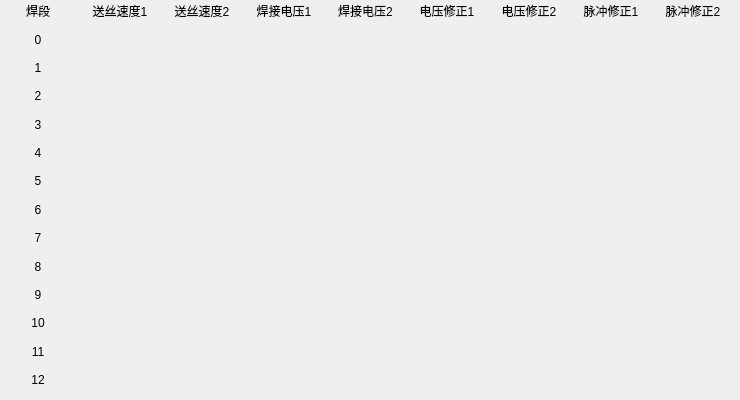
     <widget class="QWidget" name="C2_2">
      <attribute name="title">
       <string>C2</string>
      </attribute>
      <widget class="QWidget" name="layoutWidget_18">
       <property name="geometry">
        <rect>
         <x>0</x>
         <y>0</y>
         <width>731</width>
         <height>391</height>
        </rect>
       </property>
       <layout class="QGridLayout" name="gridLayout_22">
        <item row="0" column="0">
         <widget class="QLabel" name="label_665">
          <property name="sizePolicy">
           <sizepolicy hsizetype="Preferred" vsizetype="Preferred">
            <horstretch>0</horstretch>
            <verstretch>0</verstretch>
           </sizepolicy>
          </property>
          <property name="text">
           <string>焊段</string>
          </property>
          <property name="alignment">
           <set>Qt::AlignCenter</set>
          </property>
         </widget>
        </item>
        <item row="0" column="1">
         <widget class="QLabel" name="label_666">
          <property name="sizePolicy">
           <sizepolicy hsizetype="Preferred" vsizetype="Preferred">
            <horstretch>0</horstretch>
            <verstretch>0</verstretch>
           </sizepolicy>
          </property>
          <property name="text">
           <string>送丝速度1</string>
          </property>
          <property name="alignment">
           <set>Qt::AlignCenter</set>
          </property>
         </widget>
        </item>
        <item row="0" column="2">
         <widget class="QLabel" name="label_667">
          <property name="sizePolicy">
           <sizepolicy hsizetype="Preferred" vsizetype="Preferred">
            <horstretch>0</horstretch>
            <verstretch>0</verstretch>
           </sizepolicy>
          </property>
          <property name="text">
           <string>送丝速度2</string>
          </property>
          <property name="alignment">
           <set>Qt::AlignCenter</set>
          </property>
         </widget>
        </item>
        <item row="0" column="3">
         <widget class="QLabel" name="label_668">
          <property name="sizePolicy">
           <sizepolicy hsizetype="Preferred" vsizetype="Preferred">
            <horstretch>0</horstretch>
            <verstretch>0</verstretch>
           </sizepolicy>
          </property>
          <property name="text">
           <string>焊接电压1</string>
          </property>
          <property name="alignment">
           <set>Qt::AlignCenter</set>
          </property>
         </widget>
        </item>
        <item row="0" column="4">
         <widget class="QLabel" name="label_669">
          <property name="sizePolicy">
           <sizepolicy hsizetype="Preferred" vsizetype="Preferred">
            <horstretch>0</horstretch>
            <verstretch>0</verstretch>
           </sizepolicy>
          </property>
          <property name="text">
           <string>焊接电压2</string>
          </property>
          <property name="alignment">
           <set>Qt::AlignCenter</set>
          </property>
         </widget>
        </item>
        <item row="0" column="5">
         <widget class="QLabel" name="label_670">
          <property name="sizePolicy">
           <sizepolicy hsizetype="Preferred" vsizetype="Preferred">
            <horstretch>0</horstretch>
            <verstretch>0</verstretch>
           </sizepolicy>
          </property>
          <property name="text">
           <string>电压修正1</string>
          </property>
          <property name="alignment">
           <set>Qt::AlignCenter</set>
          </property>
         </widget>
        </item>
        <item row="0" column="6">
         <widget class="QLabel" name="label_671">
          <property name="sizePolicy">
           <sizepolicy hsizetype="Preferred" vsizetype="Preferred">
            <horstretch>0</horstretch>
            <verstretch>0</verstretch>
           </sizepolicy>
          </property>
          <property name="text">
           <string>电压修正2</string>
          </property>
          <property name="alignment">
           <set>Qt::AlignCenter</set>
          </property>
         </widget>
        </item>
        <item row="0" column="7">
         <widget class="QLabel" name="label_672">
          <property name="sizePolicy">
           <sizepolicy hsizetype="Preferred" vsizetype="Preferred">
            <horstretch>0</horstretch>
            <verstretch>0</verstretch>
           </sizepolicy>
          </property>
          <property name="text">
           <string>脉冲修正1</string>
          </property>
          <property name="alignment">
           <set>Qt::AlignCenter</set>
          </property>
         </widget>
        </item>
        <item row="0" column="8">
         <widget class="QLabel" name="label_673">
          <property name="sizePolicy">
           <sizepolicy hsizetype="Preferred" vsizetype="Preferred">
            <horstretch>0</horstretch>
            <verstretch>0</verstretch>
           </sizepolicy>
          </property>
          <property name="text">
           <string>脉冲修正2</string>
          </property>
          <property name="alignment">
           <set>Qt::AlignCenter</set>
          </property>
         </widget>
        </item>
        <item row="1" column="0">
         <widget class="QLabel" name="label_674">
          <property name="text">
           <string>0</string>
          </property>
          <property name="alignment">
           <set>Qt::AlignCenter</set>
          </property>
         </widget>
        </item>
        <item row="2" column="0">
         <widget class="QLabel" name="label_675">
          <property name="text">
           <string>1</string>
          </property>
          <property name="alignment">
           <set>Qt::AlignCenter</set>
          </property>
         </widget>
        </item>
        <item row="3" column="0">
         <widget class="QLabel" name="label_676">
          <property name="text">
           <string>2</string>
          </property>
          <property name="alignment">
           <set>Qt::AlignCenter</set>
          </property>
         </widget>
        </item>
        <item row="4" column="0">
         <widget class="QLabel" name="label_677">
          <property name="text">
           <string>3</string>
          </property>
          <property name="alignment">
           <set>Qt::AlignCenter</set>
          </property>
         </widget>
        </item>
        <item row="5" column="0">
         <widget class="QLabel" name="label_678">
          <property name="text">
           <string>4</string>
          </property>
          <property name="alignment">
           <set>Qt::AlignCenter</set>
          </property>
         </widget>
        </item>
        <item row="6" column="0">
         <widget class="QLabel" name="label_679">
          <property name="text">
           <string>5</string>
          </property>
          <property name="alignment">
           <set>Qt::AlignCenter</set>
          </property>
         </widget>
        </item>
        <item row="7" column="0">
         <widget class="QLabel" name="label_680">
          <property name="text">
           <string>6</string>
          </property>
          <property name="alignment">
           <set>Qt::AlignCenter</set>
          </property>
         </widget>
        </item>
        <item row="8" column="0">
         <widget class="QLabel" name="label_681">
          <property name="text">
           <string>7</string>
          </property>
          <property name="alignment">
           <set>Qt::AlignCenter</set>
          </property>
         </widget>
        </item>
        <item row="9" column="0">
         <widget class="QLabel" name="label_682">
          <property name="text">
           <string>8</string>
          </property>
          <property name="alignment">
           <set>Qt::AlignCenter</set>
          </property>
         </widget>
        </item>
        <item row="10" column="0">
         <widget class="QLabel" name="label_683">
          <property name="text">
           <string>9</string>
          </property>
          <property name="alignment">
           <set>Qt::AlignCenter</set>
          </property>
         </widget>
        </item>
        <item row="11" column="0">
         <widget class="QLabel" name="label_684">
          <property name="text">
           <string>10</string>
          </property>
          <property name="alignment">
           <set>Qt::AlignCenter</set>
          </property>
         </widget>
        </item>
        <item row="12" column="0">
         <widget class="QLabel" name="label_685">
          <property name="text">
           <string>11</string>
          </property>
          <property name="alignment">
           <set>Qt::AlignCenter</set>
          </property>
         </widget>
        </item>
        <item row="13" column="0">
         <widget class="QLabel" name="label_686">
          <property name="text">
           <string>12</string>
          </property>
          <property name="alignment">
           <set>Qt::AlignCenter</set>
          </property>
         </widget>
        </item>
       </layout>
      </widget>
     </widget>
